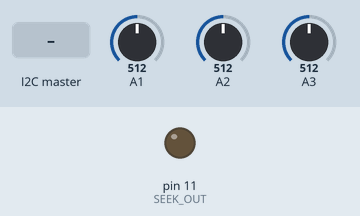
Recording of a sketch running on a simulated Arduino Uno, built with avr-gcc and run on an emulated ATmega328P. Shown: output pins drawn as LEDs (lit = HIGH). Inputs (shaded band) come from the test bench; at power-on: A1 = 512, A2 = 512, A3 = 512. What the sketch prints to the serial monitor is not drawn.

Above: at 1.2 s.
1.3 s: the I2C master sends the byte 1
At 2.5 s:
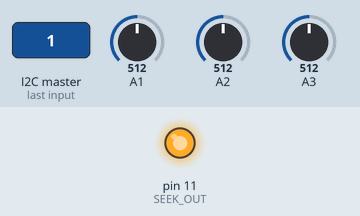
2.8 s: the I2C master sends the byte 2
At 3.7 s:
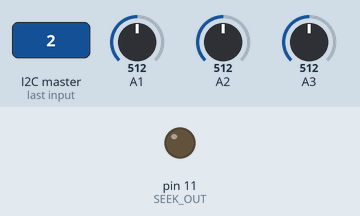
Timing chart, 0 to 5.8 s (numbered marks = the images above; inputs shaded):
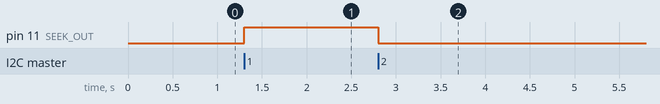

The sketch:

B0x0C_lightboxE.ino
```cpp
#include <Wire.h>
#include <Servo.h>

//-------------------------------------------------
//                 LGHT BLOCK
//-------------------------------------------------

#define SEEK_IN 12
#define SEEK_OUT 11
#define I2C_SLAVE_ADDRESS 0x0C // 11 DEC


byte sendByte = 0;

int input1[2] = {0,0};
int input2[2] = {0,0};
int input3[3] = {0,0};

uint8_t inputs[3] = {0,0,0};

boolean in1 = true;
boolean in2 = true;
boolean in3 = true;

int tresshold = 3;

int maxPotCount = 6;
int dif1Count = 0;
int dif2Count = 0;
int dif3Count = 0;

void setup () {
  pinMode(SEEK_IN,INPUT);
  pinMode(SEEK_OUT,OUTPUT);

  digitalWrite(SEEK_OUT,LOW);

  Wire.begin(I2C_SLAVE_ADDRESS);
  Wire.onReceive(receiveEvent);
  Wire.onRequest(requestEvent);

  Serial.begin(9600);
  Serial.write("hello");

}

void requestEvent() {

  byte output;

  switch (sendByte) {
    case 0:
      output = (digitalRead(SEEK_IN) == HIGH) ? 1 : 0;
      break;
    case 9:
      output = inputs[0];
      break;
    case 8:
      output = inputs[1];
      break;
    case 7:
      output = inputs[2];
      break;
  }

  Wire.write(output);
}

//Handles receiving i2c data.
void receiveEvent(int howMany) {
    if (Wire.available()) {

      //Sanity check
      if (howMany < 1) return;


        byte bt = Wire.read();
        parseCommand(bt);


  }
}

void parseCommand (byte bt) {
  byte out = 0;

  switch (bt) {
    case 1:
      //Ping adjacent block
      digitalWrite(SEEK_OUT, HIGH);
      break;
    case 2:
      //Stop pinging adjacent block
      digitalWrite(SEEK_OUT, LOW);
      break;
    default:
      out = bt;
      break;
  }

  sendByte = out;
}

void loop() {
    updateValue();
}

void updateValue () {

  int input1v = analogRead(A1);
  int input2v = analogRead(A2);
  int input3v = analogRead(A3);

  int diff1 = input1[0]-input1v;
  int diff2 = input2[0]-input2v;
  int diff3 = input3[0]-input3v;

  if (diff1 < 0) diff1 *= -1;
  if (diff2 < 0) diff2 *= -1;
  if (diff3 < 0) diff3 *= -1;

  if (diff1 <= tresshold) {
    if (dif1Count >= maxPotCount) in1 = true;
    else dif1Count ++;
  }
  else {
    dif1Count = 0;
    in1 = false;
  }

  if (diff2 <= tresshold) {
    if (dif2Count >= maxPotCount) in2 = true;
    else dif2Count ++;
  }
  else {
    dif2Count = 0;
    in2 = false;
  }

  if (diff3 <= tresshold) {
    if (dif3Count >= maxPotCount) in3 = true;
    else dif3Count ++;
  }
  else {
    dif3Count = 0;
    in3 = false;
  }

  input1[0] = input1[1];
  input1[1] = input1v;

  input2[0] = input2[1];
  input2[1] = input2v;

  input3[0] = input3[1];
  input3[1] = input3v;

  inputs[0] = (in1) ? convertVar(input1v) : 0;
  inputs[1] = (in2) ? convertVar(input2v) : 0;
  inputs[2] = (in3) ? convertVar(input3v) : 0;
}

int convertVar(int input) {

  if (input > 900)
    return 1;
  else if (input < 800 && input > 400)
    return 2;
  else if (input < 300)
    return 3;
  return 0;

}
```

Measured:
- after the input at 1.3 s, pin 11 (SEEK_OUT): LOW → HIGH at once
- after the input at 2.8 s, pin 11 (SEEK_OUT): HIGH → LOW at once
